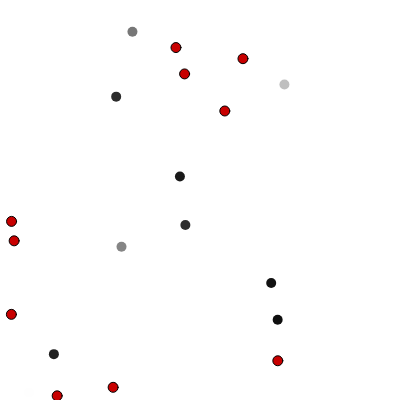
Frame 1 (no input)
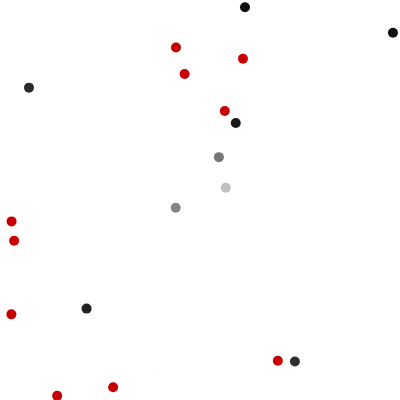
Frame 60 (no input)
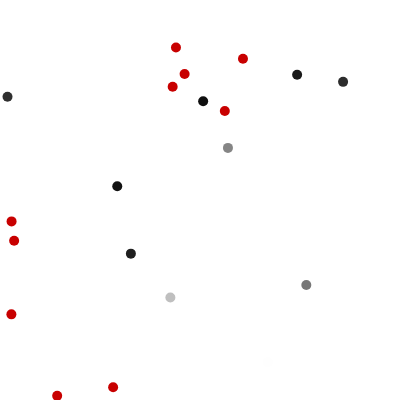
Frame 120 (the mouse pressed at the canvas centre since frame 60)

The p5.js sketch that drew these frames (run headless with seeded random() and noise() and a simulated clock; from frame 60 on, the mouse is pressed at the canvas centre):

// p5.js sketch
// ── sketch.js
let walkers = [];
let foods = [];

function setup() {
  
  createCanvas(400, 400);
  rectMode(CENTER);
  
  // create 10 walkers
  for (let i = 0; i < 10; i++) {

    let w = new Walker(random(width), random(height), random(255));
    walkers.push(w);
  }
  
  // create 10 foods
  for (let i = 0; i < 10; i++) {
    let f = new Food(random(width), random(height), 10);
    foods.push(f);
  }
  
}

function draw() {
  background(255);

  // draw food
  for (let i = 0; i < foods.length; i++) {
    foods[i].render();
  }
  
  // move and draw walkers
  for (let i = 0; i < walkers.length; i++) {
    walkers[i].update();
    walkers[i].render();
  }
  
  // check walkers vs foods
  for (let j = 0; j < foods.length; j++) {
    for (let i = 0; i < walkers.length; i++) {
      let f = foods[j];
      let w = walkers[i];
      
      // check distance from each food to each walker
      let d = dist(f.x, f.y, w.x, w.y);
      if (d < f.sz / 2) {
        w.spdx *= -1;
        w.spdy *= -1;
        f.x = random(width);
        f.y = random(height);
        console.log('eat!');
      }
    }
  }
  
  // check walkers vs other walkers
  for (let j = 0; j < walkers.length; j++) {
    for (let i = j+1; i < walkers.length; i++) {
      let f = walkers[j];
      let w = walkers[i];
      
      // check distance from each food to each walker
      let d = dist(f.x, f.y, w.x, w.y);
      if (d < f.sz / 2) {
        w.spdx *= -1;
        w.spdy *= -1;
        f.x = random(width);
        f.y = random(height);
        console.log('eat!');
      }
    }
  }
}

//////////////////////////////////////////

class Food {
  constructor(xpos, ypos, sz) {
    this.x = xpos;
    this.y = ypos;
    this.sz = sz;
  }
  render() {
    fill(200, 0, 0);
    circle(this.x, this.y, this.sz);
  }
}


class Walker {
  constructor(xpos, ypos, col=0) {
    this.x = xpos;
    this.y = ypos;
    this.col = col;
    this.spdx = random(-3, 3);
    this.spdy = random(-3, 3);
  }

  update() {
    this.x += this.spdx + random(-1.5, 1.5);
    this.y += this.spdy + random(-1.5, 1.5);

    // wraparound if we're off edge
    this.x = (this.x + width) % width;
    this.y = (this.y + height) % height;
  }

  render() {
    noStroke();
    fill(this.col);
    circle(this.x, this.y, 10);
  }
}
